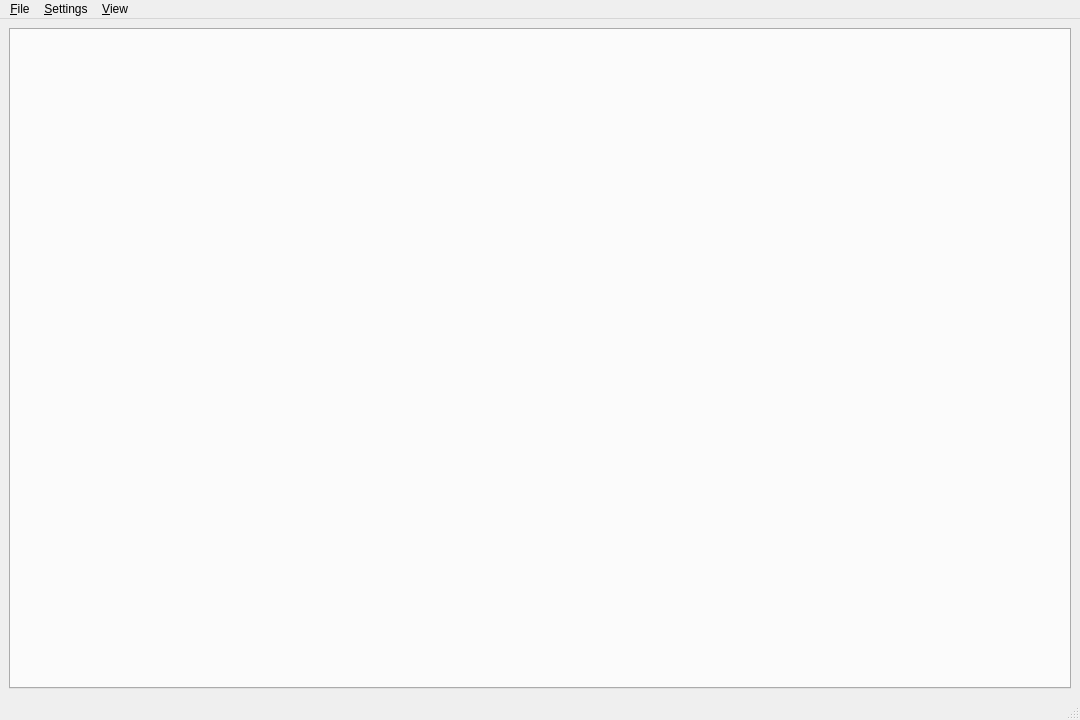
<?xml version="1.0" encoding="UTF-8"?>
<ui version="4.0">
 <class>MainWindow</class>
 <widget class="QMainWindow" name="MainWindow">
  <property name="geometry">
   <rect>
    <x>0</x>
    <y>0</y>
    <width>1080</width>
    <height>720</height>
   </rect>
  </property>
  <property name="windowTitle">
   <string>ESP8266 NodeMCU GUI</string>
  </property>
  <widget class="QWidget" name="main_widget">
   <layout class="QHBoxLayout" name="horizontalLayout">
    <item>
     <widget class="QTabWidget" name="tabs"/>
    </item>
   </layout>
  </widget>
  <widget class="QMenuBar" name="menu">
   <property name="geometry">
    <rect>
     <x>0</x>
     <y>0</y>
     <width>1080</width>
     <height>26</height>
    </rect>
   </property>
   <widget class="QMenu" name="menu_view">
    <property name="enabled">
     <bool>true</bool>
    </property>
    <property name="title">
     <string>&amp;View</string>
    </property>
    <addaction name="menu_view_actions"/>
    <addaction name="menu_view_files"/>
    <addaction name="menu_view_log"/>
   </widget>
   <widget class="QMenu" name="menu_file">
    <property name="title">
     <string>&amp;File</string>
    </property>
    <addaction name="menu_open_file"/>
    <addaction name="menu_open_path"/>
   </widget>
   <widget class="QMenu" name="menu_settings">
    <property name="title">
     <string>&amp;Settings</string>
    </property>
    <addaction name="menu_prefs"/>
   </widget>
   <addaction name="menu_file"/>
   <addaction name="menu_settings"/>
   <addaction name="menu_view"/>
  </widget>
  <widget class="QStatusBar" name="statusbar"/>
  <action name="menu_view_log">
   <property name="checkable">
    <bool>true</bool>
   </property>
   <property name="text">
    <string>&amp;Log</string>
   </property>
  </action>
  <action name="menu_prefs">
   <property name="text">
    <string>&amp;Preferences</string>
   </property>
   <property name="shortcut">
    <string>Ctrl+P</string>
   </property>
  </action>
  <action name="menu_view_actions">
   <property name="checkable">
    <bool>true</bool>
   </property>
   <property name="checked">
    <bool>true</bool>
   </property>
   <property name="text">
    <string>&amp;Actions</string>
   </property>
  </action>
  <action name="menu_view_files">
   <property name="checkable">
    <bool>true</bool>
   </property>
   <property name="checked">
    <bool>true</bool>
   </property>
   <property name="enabled">
    <bool>true</bool>
   </property>
   <property name="text">
    <string>&amp;Files</string>
   </property>
  </action>
  <action name="menu_open_file">
   <property name="text">
    <string>&amp;Open File</string>
   </property>
   <property name="shortcut">
    <string>Ctrl+O</string>
   </property>
  </action>
  <action name="menu_open_path">
   <property name="text">
    <string>Open &amp;Path</string>
   </property>
   <property name="shortcut">
    <string>Ctrl+Shift+O</string>
   </property>
  </action>
  <action name="menu_prefs">
   <property name="text">
    <string>&amp;Preferences</string>
   </property>
  </action>
 </widget>
 <resources/>
 <connections/>
</ui>
